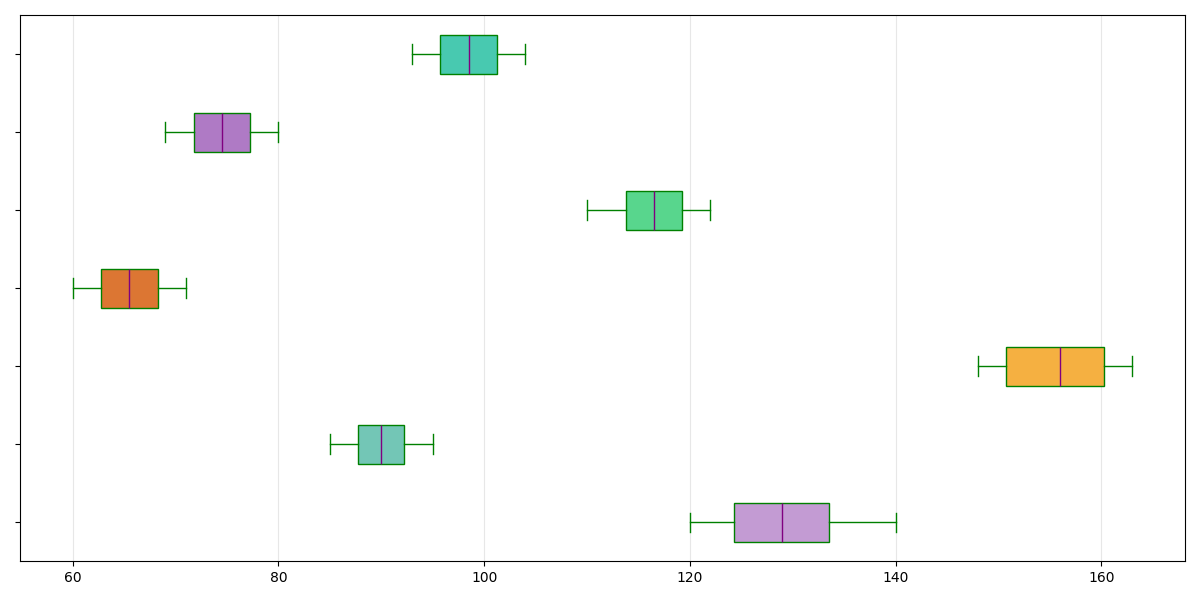

The Python source for this figure:
import matplotlib.pyplot as plt

categories = [
    "Electronics", "Fashion", "Home & Kitchen", "Books", 
    "Health & Beauty", "Toys & Games", "Automotive"
]

electronics_sales = [120, 130, 125, 140, 135, 128, 127, 132, 138, 122, 121, 133]
fashion_sales = [85, 95, 90, 89, 92, 94, 87, 88, 91, 86, 93, 90]
home_kitchen_sales = [150, 160, 155, 148, 162, 157, 151, 149, 163, 154, 158, 161]
books_sales = [60, 65, 63, 70, 68, 66, 62, 67, 69, 64, 61, 71]
health_beauty_sales = [110, 115, 118, 112, 120, 119, 117, 116, 121, 114, 113, 122]
toys_games_sales = [70, 75, 73, 78, 76, 74, 72, 77, 79, 71, 69, 80]
automotive_sales = [95, 100, 98, 102, 101, 99, 97, 96, 103, 94, 93, 104]

data = [
    electronics_sales, fashion_sales, home_kitchen_sales, books_sales, 
    health_beauty_sales, toys_games_sales, automotive_sales
]

fig, ax = plt.subplots(figsize=(12, 6))

box = ax.boxplot(data, notch=False, patch_artist=True, vert=False,
                 boxprops=dict(facecolor="lightgray", color="green"),
                 capprops=dict(color="green"),
                 whiskerprops=dict(color="green"),
                 flierprops=dict(markerfacecolor='orange', marker='x', markersize=10, linestyle='none'),
                 medianprops=dict(color="purple"))

colors = ['#C39BD3', '#73C6B6', '#F5B041', '#DC7633', '#58D68D', '#AF7AC5', '#48C9B0']
for patch, color in zip(box['boxes'], colors):
    patch.set_facecolor(color)

ax.set_yticks(range(1, len(categories) + 1))
# Remove any labels from y-ticks by setting an empty list
ax.set_yticklabels([])

# Remove the title
# ax.set_title("Quarterly E-commerce Sales: Q1 2023", fontsize=16, fontweight='bold')

# Remove the x-axis label
# ax.set_xlabel('Sales (Thousands of Units)', fontsize=10)

ax.xaxis.grid(True, linestyle='-', which='major', alpha=0.3)

plt.tight_layout()
plt.show()
